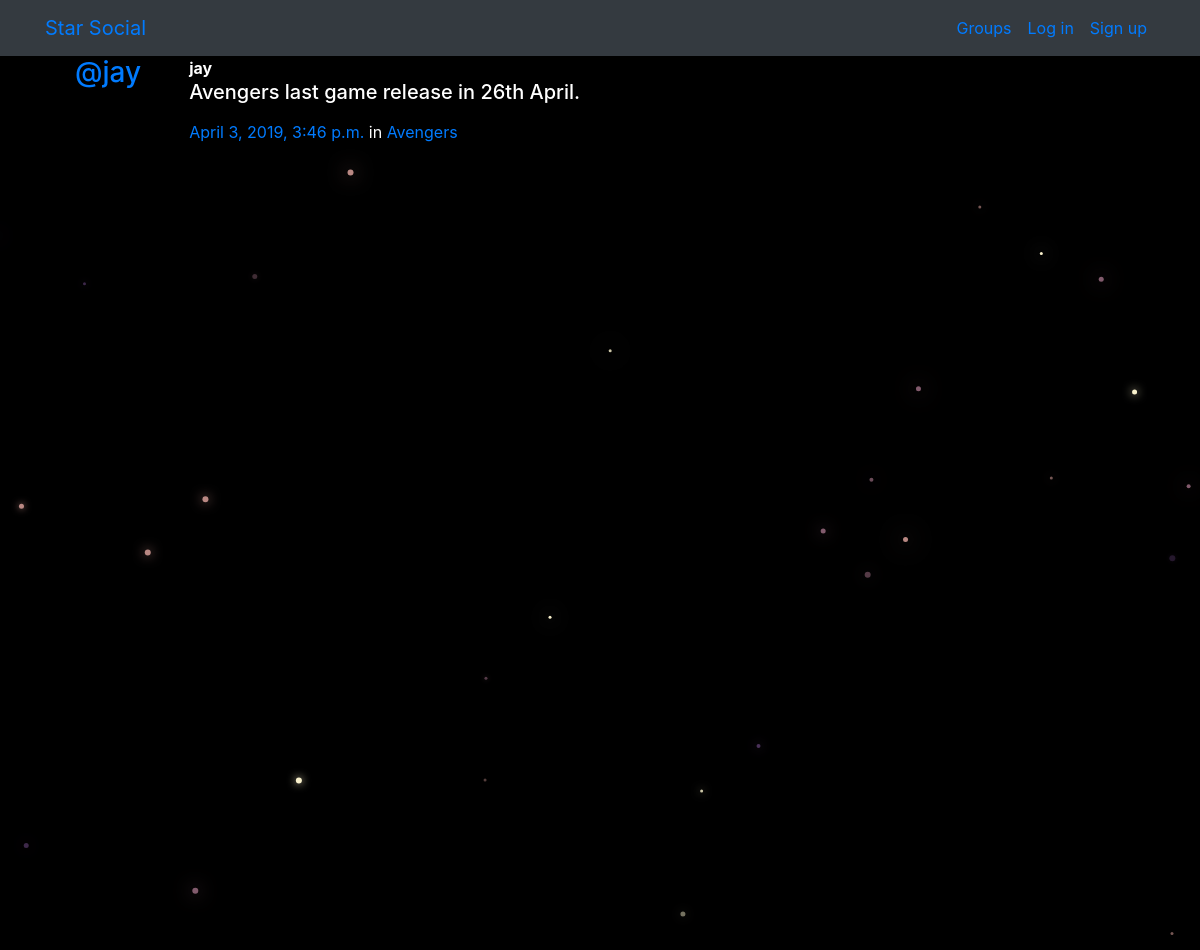
/posts/, run on the app's committed database.
### posts/models.py (models this page shows, shortened)
class Post(models.Model):
    user = models.ForeignKey(User, related_name="posts",on_delete=models.CASCADE)
    created_at = models.DateTimeField(auto_now=True)
    message = models.TextField()
    message_html = models.TextField(editable=False)
    group = models.ForeignKey(Group, related_name="posts",null=True, blank=True,on_delete=models.CASCADE)
    class Meta:
        ordering = ["-created_at"]
        unique_together = ["user", "message"]

### groups/models.py (models this page shows, shortened)
class Group(models.Model):
    name = models.CharField(max_length=255, unique=True)
    slug = models.SlugField(allow_unicode=True, unique=True)
    description = models.TextField(blank=True, default='')
    description_html = models.TextField(editable=False, default='', blank=True)
    members = models.ManyToManyField(User,through="GroupMember")
    class Meta:
        ordering = ["name"]

### posts/views.py (the view)
# urls.py: path('', views.PostList.as_view(), name="all"),
class PostList(SelectRelatedMixin, generic.ListView):
    model = models.Post
    select_related = ("user", "group")

### posts/templates/posts/post_list.html (shortened to what this page needs)
{% extends "posts/post_base.html" %}
{% load humanize %}
{% block post_content %}
<div class="col-md-8">
	{% for post in post_list %}
  {% include "posts/_post.html" %}
	{% endfor %}
</div>
{% endblock %}

### posts/templates/posts/_post.html (shortened to what this page needs)
<div class="media">
	<h3 class="mr-5"><a href="{% url 'posts:for_user' username=post.user.username %}">@{{ post.user.username }}</a></h3>
	<div class="media-body">
		<strong>{{ post.user.username }}</strong>
		<h5>{{ post.message_html|safe }}</h5>
			<time class="time"><a href="{% url 'posts:single' username=post.user.username pk=post.pk %}">{{ post.created_at }}</a></time>
			{% if post.group %}
			<span class="group-name">in <a href="#">{{ post.group.name }}</a></span>
			{% endif %}
	</div>
</div>

### static/simplesocial/css/master.css (style rules this page uses)
body { margin: 0; overflow: hidden; background-color: black; color:white; }

### data on the page
Post: user.username "jay", message_html "Avengers last game release in 26th April.", created_at "April 3, 2019, 3:46 p.m.", group.name "Avengers"
